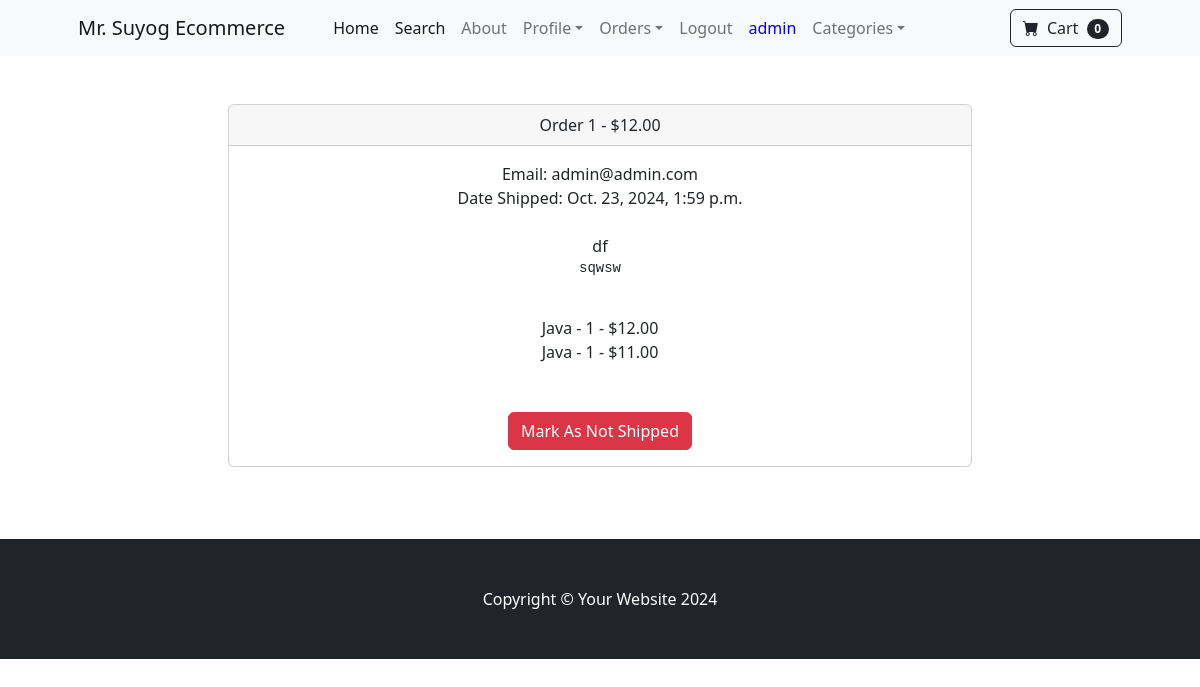
Page /payment/orders/1 (signed in) on the earlier database version.
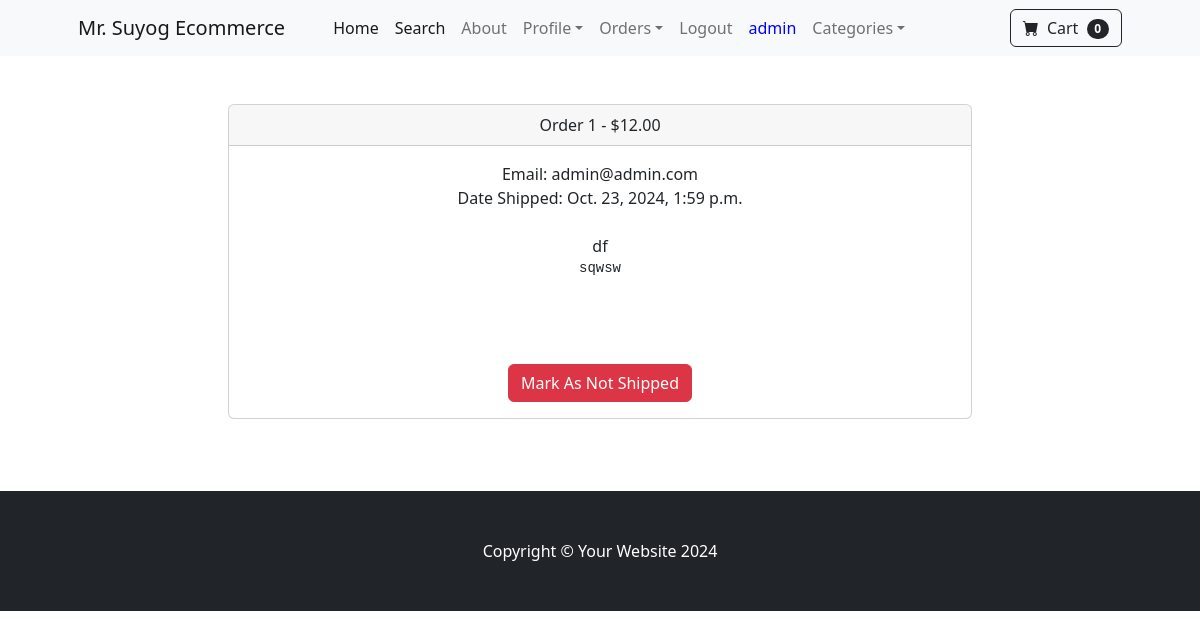
Same page on the later database version.
### payment/models.py (models this page shows, shortened)
class OrderItem(models.Model):
	order = models.ForeignKey(Order, on_delete=models.CASCADE, null=True)
	product = models.ForeignKey(Product, on_delete=models.CASCADE, null=True)
	user = models.ForeignKey(User, on_delete=models.CASCADE, null=True, blank=True)
	quantity = models.PositiveBigIntegerField(default=1)
	price = models.DecimalField(max_digits=7, decimal_places=2)

### store/models.py (models this page shows)
class Product(models.Model):
    name = models.CharField(max_length=100)
    price = models.DecimalField(default=0, decimal_places=2, max_digits=6)
    category = models.ForeignKey(Category, on_delete=models.CASCADE, default=1 )
    description = models.CharField(max_length=250, default='', blank=True, null=True)
    image = models.ImageField(upload_to='uploads/product/')
    is_sale = models.BooleanField(default=False)
    sale_price = models.DecimalField(default=0, decimal_places=2, max_digits=6)
    def __str__(self):
        return self.name

### payment/views.py (the view, shortened to what this page needs)
# urls.py: path('orders/<int:pk>', views.orders, name='orders'),
def orders(request, pk):
	if request.user.is_authenticated and request.user.is_superuser:
		order = Order.objects.get(id=pk)
		items = OrderItem.objects.filter(order=pk)
		return render(request, 'payment/orders.html', {"order":order, "items":items})
	else:
		messages.success(request, "Access Denied")
		return redirect('home')

### cart/cart.py (called while the page is built)
    def __len__(self):
        return len(self.cart)

### cart/context_processors.py (called while the page is built)
def cart(request):
    return{'cart': Cart(request)}

### payment/templates/payment/orders.html (shortened to what this page needs)
{% extends 'base.html' %}
{% block content %}
        <div class="container">
        	<div class="row">
        		<center>
        			<div class="col-8">
        				<br/><br/>
<div class="card">
  <div class="card-header">
    Order {{ order.id}} - ${{order.amount_paid}}
  </div>
  <div class="card-body">
    Email: {{ order.email}}<br/>
    {% if order.date_shipped %}
      Date Shipped: {{ order.date_shipped}}
    {% else %}
     Date Ordered: {{ order.date_ordered}}
    {% endif %}
    <br/><br/>
    {{ order.full_name }}<br/>
    <pre>{{ order.shipping_address }}
    </pre>
    {% for item in items %}
      {{ item.product }} - {{ item.quantity }} - ${{ item.price }}<br/>
    {% endfor %}
    <br/><br/>
    {% if not order.shipped %}
    <form method="POST">
      {% csrf_token %}
      <input type="hidden" name="shipping_status" value="true">
      <button type="Submit" class="btn btn-success">Mark As Shipped</button>
    </from>
    {% else %}
    <form method="POST">
      <button type="Submit" class="btn btn-danger">Mark As Not Shipped</button>
    {% endif %}
  </div>
</div>
<br/>
<br/><br/>
        			</div>
        		</center>
        	</div>
        </div>
{% endblock %}

Differences in the rows shown:
removed OrderItem: product "Java", quantity "1", price "12.00"
removed OrderItem: product "Java", quantity "1", price "11.00"
